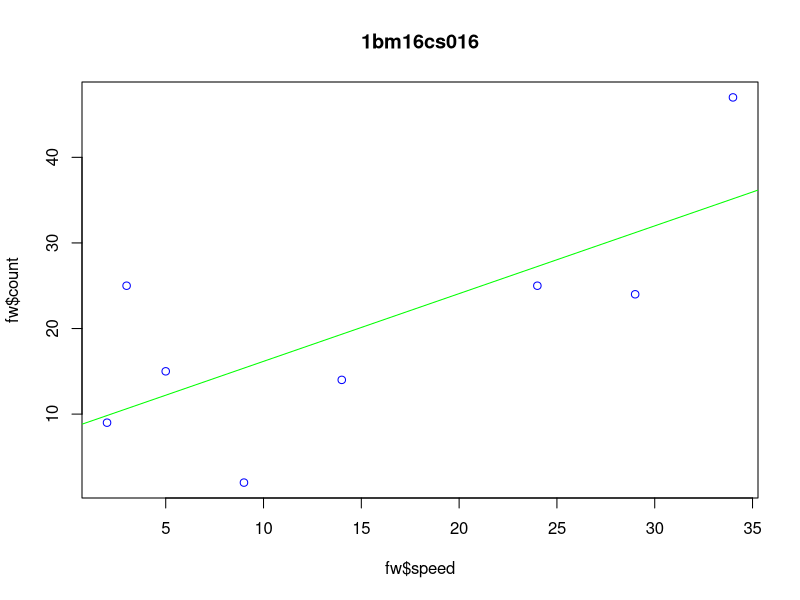
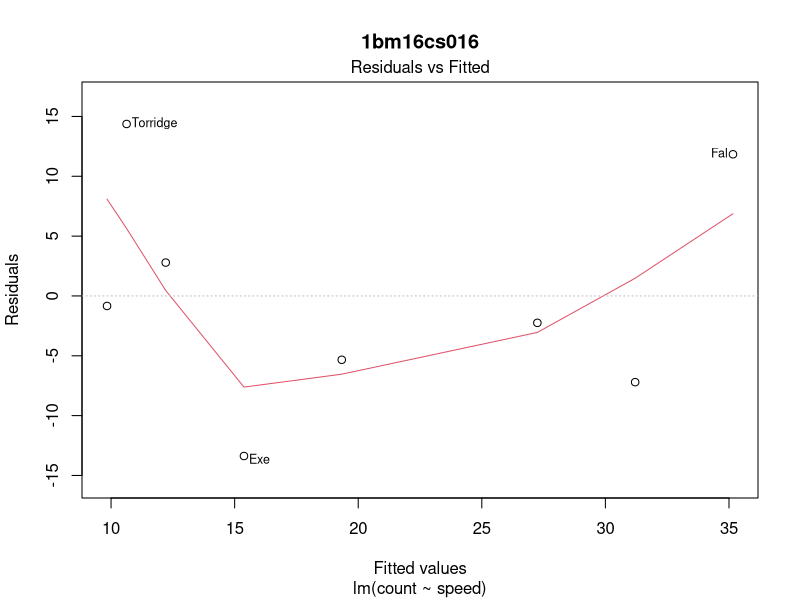

Recreate these plots in R, in order.
count<-c(9,25,15,2,14,25,24,47)
speed<-c(2,3,5,9,14,24,29,34)
fw<-data.frame(count,speed)
fw
names<-c("Taw","Torridge","Ouse","Exe","Lyn","Brook","Ditch","Fal")
rownames(fw)=names
fw
fw.lm=lm(count ~ speed,data=fw)
summary(fw.lm)
names(fw.lm)                                    #components of linear regression
fw.lm$coefficients

#Gives slope and Intercept
newypred<-fitted(fw.lm)                   #predict y values  for each x value
newypred
#Obtaining confidence Intervals
confint(fw.lm)  #obtain the confidence intervals
confint(fw.lm,parm=c('(Intercept)','speed'),level =0.9)
#Fitted Values
fitted(fw.lm)
residuals(fw.lm)
#plotting the x , y values
plot(fw$speed,fw$count,col="blue",main='1bm16cs016')
coef(fw.lm)
#plotting the fitted line
abline(coef(fw.lm),lty=1,col="green")
#plotting residuals
plot(fw.lm,which=1,main='1bm16cs016')
print('1bm16cs016')
